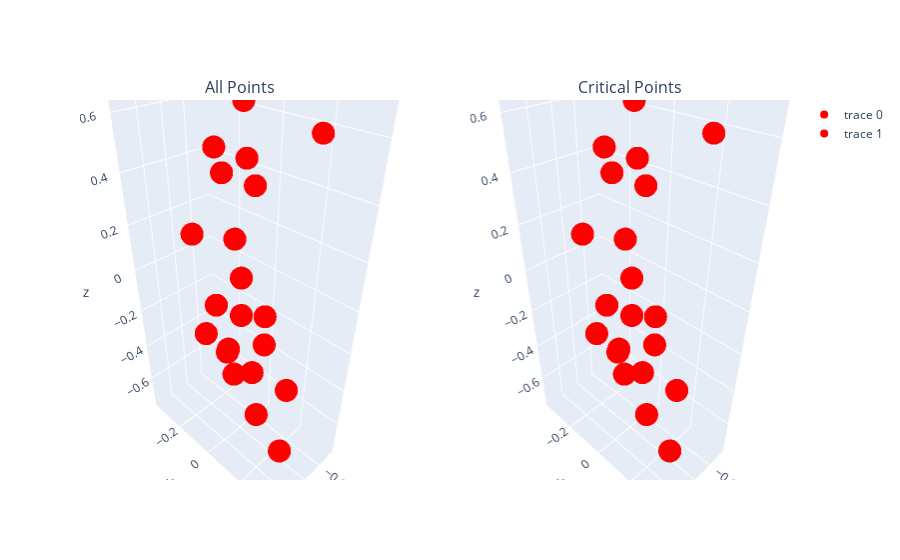

Notebook code for this chart:
### Markdown cell above
Now lets visualize the critical points calculated by our model for the predestrian clouds from before. Recall that these are the points that contributed to the global feature. Why do you think these were the critical points the model ended up using? (Feel free to use different point clouds for your analysis)

### Code cell
plot_crit_points_from_file(model, 'data/sweeps/PEDESTRIAN/11.txt', 200)

### Figure 1 — Plotly figure (JSON) as saved in the notebook; plotly's stock layout.template omitted (floating-point values rounded to 4 significant figures; data arrays with more than 128 entries replaced by an {"elided": "..."} marker saying what was removed)
{"data": [{"line": {"color": "rgba(0,0,0,0)"}, "marker": {"color": {"elided": "200 str values"}}, "scene": "scene", "type": "scatter3d", "x": {"elided": "200 float values"}, "y": {"elided": "200 float values"}, "z": {"elided": "200 float values"}}, {"line": {"color": "rgba(0,0,0,0)"}, "marker": {"color": "red"}, "scene": "scene2", "type": "scatter3d", "x": {"elided": "200 float values"}, "y": {"elided": "200 float values"}, "z": {"elided": "200 float values"}}], "layout": {"annotations": [{"font": {"size": 16}, "showarrow": false, "text": "All Points", "x": 0.225, "xanchor": "center", "xref": "paper", "y": 1, "yanchor": "bottom", "yref": "paper"}, {"font": {"size": 16}, "showarrow": false, "text": "Critical Points", "x": 0.775, "xanchor": "center", "xref": "paper", "y": 1, "yanchor": "bottom", "yref": "paper"}], "scene": {"domain": {"x": [0, 0.45], "y": [0, 1]}}, "scene2": {"domain": {"x": [0.55, 1], "y": [0, 1]}}}}
